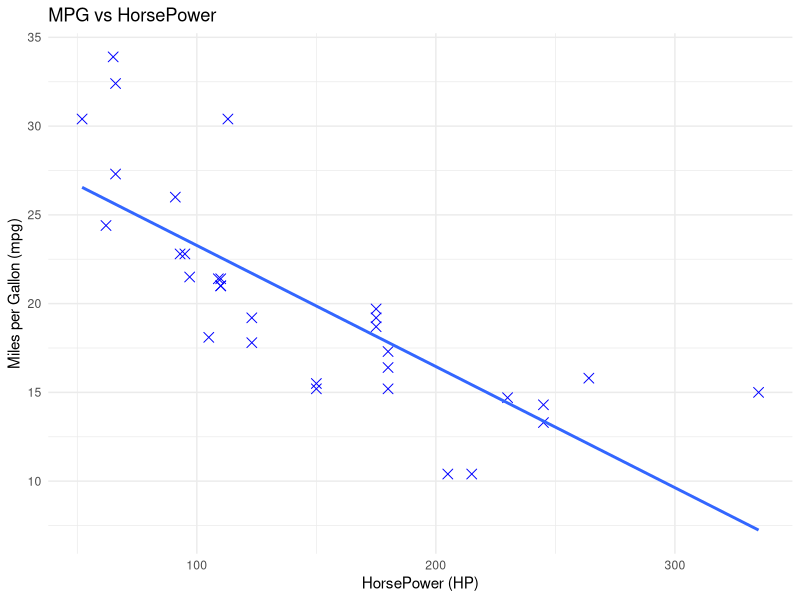

This chart was generated by the following R code:
data(mtcars) 
head(mtcars) 
correlation <- cor(mtcars$mpg, mtcars$hp) 
print(paste("correlation between mpg and hp is:", round(correlation,2))) 
library(ggplot2) 
ggplot(data = mtcars, aes(x = hp, y = mpg)) +   geom_point(shape = 4, color = "blue", size = 3) +           geom_smooth(method = "lm", se = FALSE) +                    labs( 
  title = "MPG vs HorsePower",     x = "HorsePower (HP)", 
  y = "Miles per Gallon (mpg)" 
) + 
  theme_minimal()
